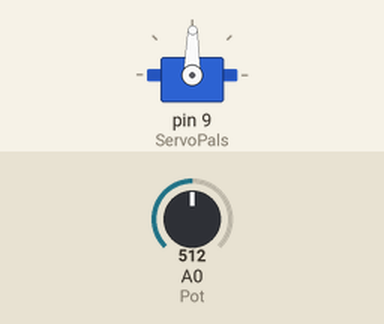
Recording of a sketch running on a simulated Arduino Uno, built with avr-gcc and run on an emulated ATmega328P. Parts: servo. The test bench sets the inputs (shaded band); at power-on: A0 (Pot) = 512.

Above: at 1.2 s.
1.3 s: A0 (Pot) set to 716
At 2.2 s:
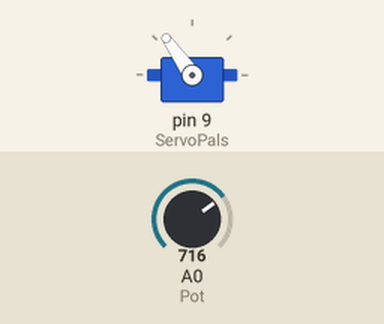
2.8 s: A0 (Pot) set to 900
At 3.1 s:
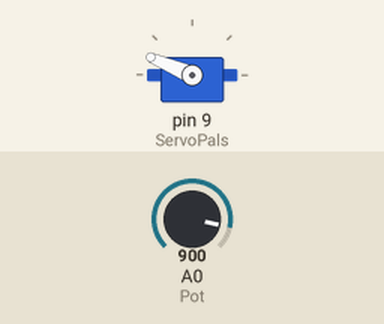
4.3 s: A0 (Pot) set to 1023
At 5.5 s:
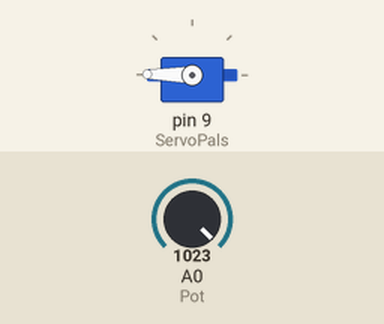
5.8 s: A0 (Pot) set to 306
At 6.6 s:
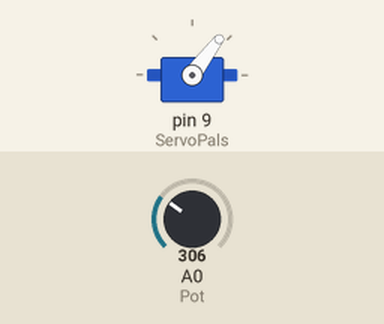
7.3 s: A0 (Pot) set to 122
At 8.0 s:
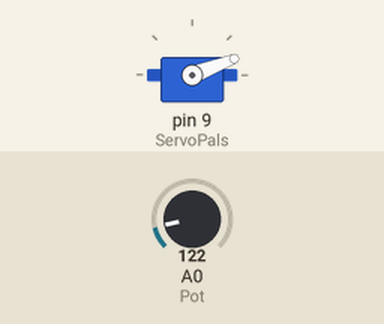
8.8 s: A0 (Pot) set to 511
At 10.1 s:
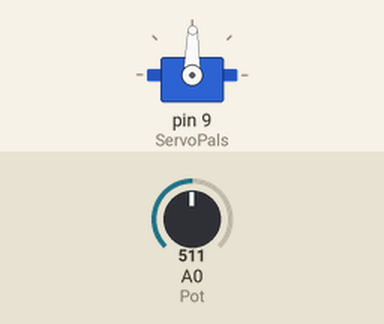
Timing chart, 0 to 11.3 s (numbered marks = the images above; inputs shaded):
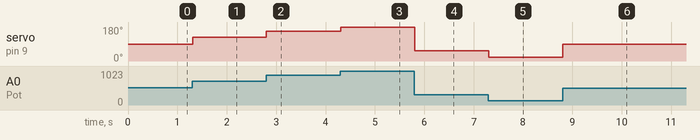

The sketch:

P23.ino
```cpp
//P23--Servo motor uygulaması

#include <Servo.h>
int ServoPals = 9; //servoyu kontrol edecek pals çıkış pini
int Pot=0; //Potun bağlanacağı adc pini
Servo servoKontrol; //Servo sınıfından bir nesne oluşturuyoruz
int deger=0; //adc nin okuduğu değeri tutacak değişken
void setup()
{
  servoKontrol.attach(ServoPals); /*servokontrol nesnesine
                                  hangi pinden pals çıkışı alınacağı belirtiliyor */
}
void loop()
{
  deger=analogRead(Pot); //potansiyometreden değer okunuyor
  deger=map(deger,0,1023,0,179); /* 0 ila 1023 arasında okunan değeri 0 ila 179 derece arasında sınırla */
  servoKontrol.write(deger); /*write metodu ile o anki deger açısı ile motor hareket eder*/
  delay(15);
}
```

Measured:
- after the input at 1.3 s, servo on pin 9 (ServoPals): 89° → 125° at once
- after the input at 2.8 s, servo on pin 9 (ServoPals): 125° → 157° at once
- after the input at 4.3 s, servo on pin 9 (ServoPals): 157° → 179° at once
- after the input at 5.8 s, servo on pin 9 (ServoPals): 179° → 53° at once
- after the input at 7.3 s, servo on pin 9 (ServoPals): 53° → 21° at once
- after the input at 8.8 s, servo on pin 9 (ServoPals): 21° → 89° at once
